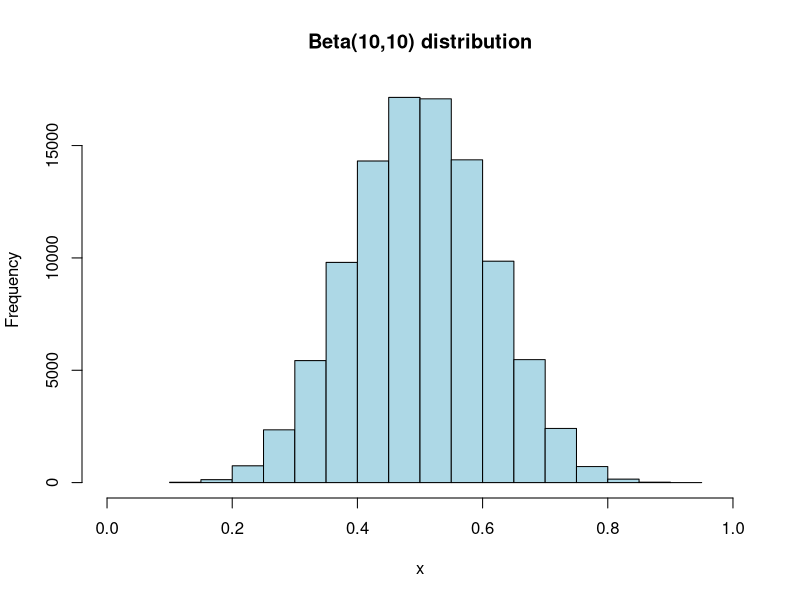
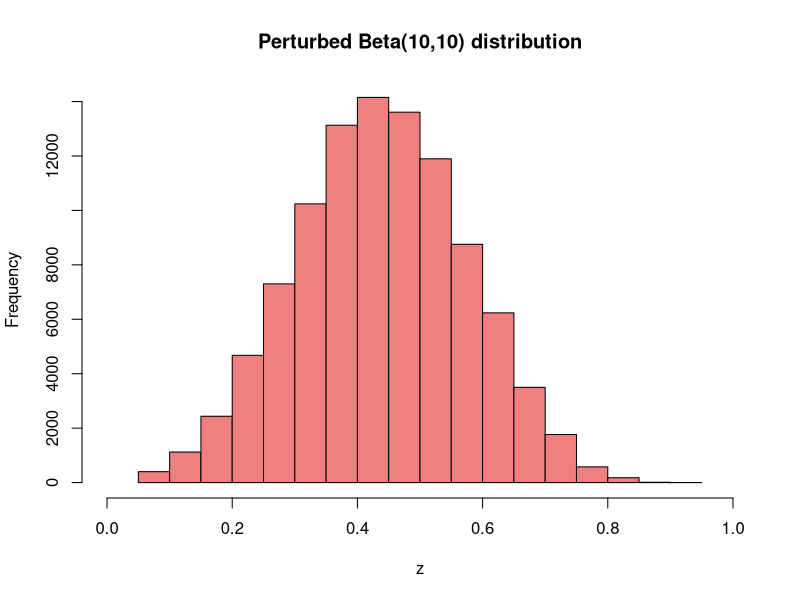

Reproduce these figures in R, in order.
## ---- chunk 1
set.seed(123)
M <- 10^5
m <- 20
x <- rbeta(M, 10, 10)
hist(x, breaks = m, xlim = c(0,1), col = "lightblue", main = "Beta(10,10) distribution")
## ---- chunk 2
rlaplace <- function(n, mu = 0, b = 1) {
  r <- runif(n, 0, 1)
  r <- mu - b * sign(r - 0.5) * log(1 - 2 * abs(r - 0.5))
  return(r)
}
perturb <- function(x, epsilon, m) {
  n <- length(x)
  bin <- cut(x, m)
  bin <- as.numeric(bin)
  # count the number of elements in each bin
  count <- table(bin)
  # add noise to each bin
  count <- count + rlaplace(m, 0, 8 / epsilon^2)
  # count 0 or max
  count[count < 0] <- 0
  # return the privatized probabilities
  return(count / sum(count))
}
## ---- chunk 3
perturb(x, 1, m)
## ---- chunk 4
# privatized histogram
q <- perturb(x, 1, m) 
# sample from the privatized histogram
z <- sample(1:m, M, replace = TRUE, prob = q) 
z <- (z - 1) / m
hist(z, breaks = m, xlim = c(0,1), col = "lightcoral", main = "Perturbed Beta(10,10) distribution")
## ---- chunk 5
true_hist <- function(pdist, m) {
  pdist(1:m / m) - pdist((1:m - 1) / m)
}

mise <- function(original, approx, range, m) {
  return(range * sum((original - approx)^2) / m)
}

# Define true distribution
pdist <- function(x) pbeta(x, 10, 10)
p <- true_hist(pdist, m)
p
## ---- chunk 6
mise(p, q, 1, m)
